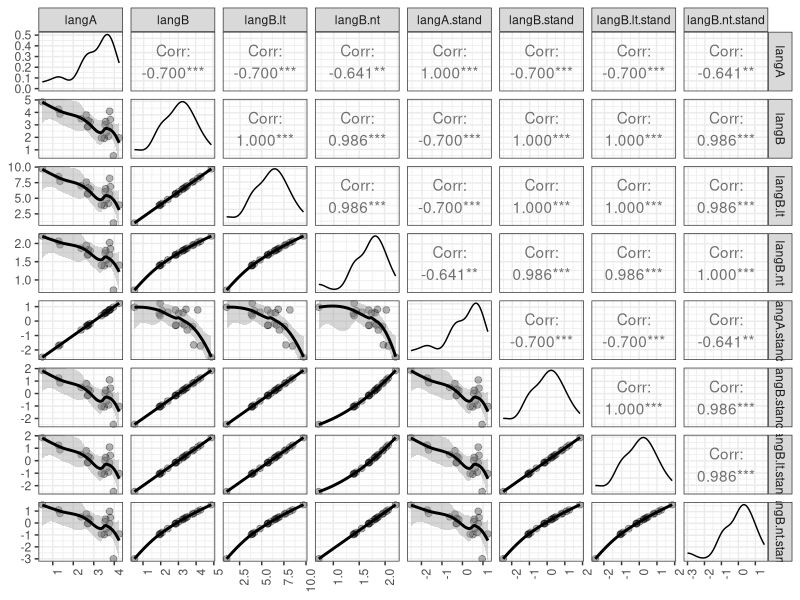
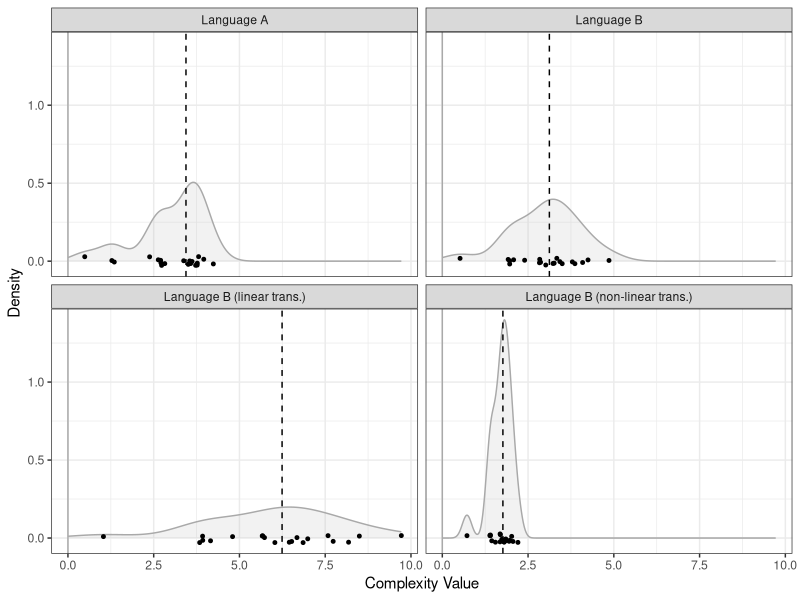
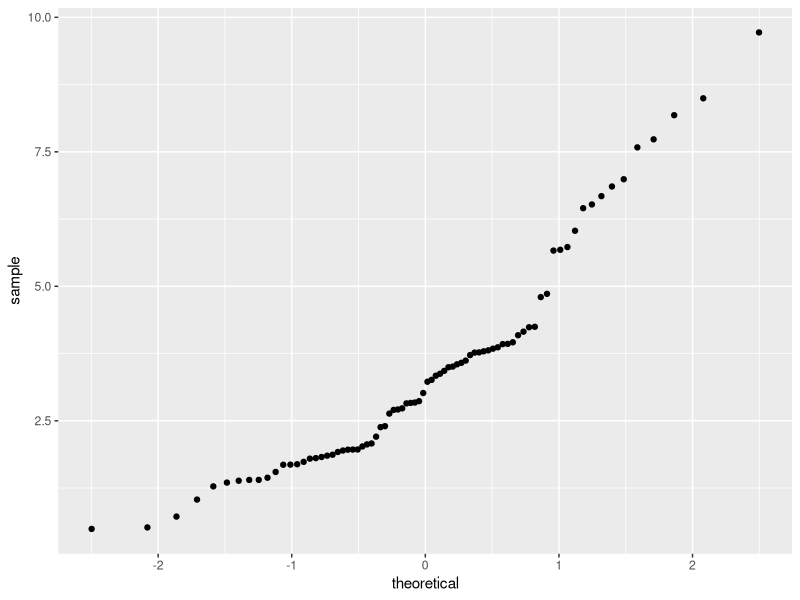

Write the R code that produced these figures, in order. (Note: this script raises an error after producing the figures.)
## ---- chunk 1
knitr::opts_chunk$set(echo = TRUE)
## ---- chunk 2
# R version
sessionInfo()$R.version$version.string
# platform
sessionInfo()$R.version$platform 
## ---- chunk 3
library(MASS)
library(ggplot2)
library(plyr)
library(GGally)
library(rstatix)
## ---- chunk 4
# version of packages loaded
installed.packages()[names(sessionInfo()$otherPkgs), "Version"]
## ---- chunk 5
# set the seed for random number generation in order to 
# get the same result when the code is re-run
set.seed(1)
# set parameters
n = 20 # number of datapoints
r = -0.7 # predefined correlation
a = 2 # constant for linear transformation
# generate the data
data <- mvrnorm(n = n, mu = c(3, 3), Sigma = matrix(c(1, r, r, 1), nrow = 2), 
                empirical = TRUE)
langA <- data[, 1]
langB <- data[, 2]
# apply linear transformation to language B measures
langB.lt <- langB*a
# apply non-linear transformation to language B measures
langB.nt <- sqrt(langB)
## ---- chunk 6
langA.stand <- scale(langA)
langB.stand <- scale(langB)
langB.lt.stand <- scale(langB.lt)
langB.nt.stand <- scale(langB.nt)
## ---- chunk 7
# short format
simulation.df.short <- data.frame(langA, langB, langB.lt, langB.nt, langA.stand, langB.stand, 
                                  langB.lt.stand, langB.nt.stand)
# long format
# non-standardized
value <- c(langA, langB, langB.lt, langB.nt)
measurement <- rep(c(1:n), times = 4)
language <- c(rep("Language A", times = n), 
              rep("Language B", times = n),
              rep("Language B (linear trans.)", times = n), 
              rep("Language B (non-linear trans.)", times = n)
              )
simulation.df.long <- data.frame(language, measurement, value)
head(simulation.df.long)
# standardized
value <- c(langA.stand, langB.stand, langB.lt.stand, langB.nt.stand)
measurement <- rep(c(1:n), times = 4)
language <- c(rep("Language A (standardized)", times = n), 
              rep("Language B (standardized)", times = n),
              rep("Language B (linear trans., standardized)", times = n),
              rep("Language B (non-linear trans., standardized)", times = n)
              )
simulation.df.long.stand <- data.frame(language, measurement, value)
head(simulation.df.long.stand)
## ---- chunk 8
simulation.scatterplot <- ggpairs(simulation.df.short, 
                        lower = list(continuous = wrap("smooth_loess", alpha = 0.3, 
                                                       lwd = 0.5, size = 2))) +
                        #upper = list(continuous = wrap('cor', method = "spearman"))) +
                        theme_bw() +
                        theme(axis.text.x = element_text(angle = 90, hjust = 1))
print(simulation.scatterplot)
## ---- chunk 9
# get mean values for each language
mu <- ddply(simulation.df.long, "language", summarise, grp.mean = mean(value, na.rm = T))
# get median values for each language
med <- ddply(simulation.df.long, "language", summarise, grp.median = median(value, na.rm = T))
# get standard deviation values for each language
sdev <- ddply(simulation.df.long, "language", summarise, grp.sd = sd(value, na.rm = T)) 
## ---- chunk 10
density.plot <- ggplot(simulation.df.long, aes(x = value)) +
 geom_density(alpha = .2, fill = "grey", color = "darkgrey") +
 geom_jitter(data = simulation.df.long, aes(x = value, y = 0), 
             size = 1, height = 0.03, width = 0) + # add some jitter to prevent overplotting
  geom_vline(aes(xintercept = 0), color = "darkgrey") +
  geom_vline(data = med, aes(xintercept = grp.median), linetype = "dashed") +
  facet_wrap(~ language) +
  #xlim(-3, 3) +
  labs(x = "Complexity Value", y = "Density") +
  theme_bw() +
  theme(legend.position = "none") 
print(density.plot)
## ---- chunk 11
#ggsave("Figures/Simulation/scatterplot.pdf", density.plot, dpi = 300, scale = 1, 
#       device = cairo_pdf)
## ---- chunk 12
ggplot(simulation.df.long, aes(sample = value)) + 
  stat_qq()
## ---- chunk 13
# we add some random noise here to the value vector with
# the function jitter(), since we otherwise get warnings due to ties in the data
p.values <- pairwise.wilcox.test(jitter(simulation.df.long$value), simulation.df.long$language, 
                     paired = F, p.adjust.method = "holm") 
p.values$p.value
## ---- chunk 14
# non-standardized
effect.sizes <- wilcox_effsize(simulation.df.long, value ~ language, paired = F)
# standardized
effect.sizes.stand <- wilcox_effsize(simulation.df.long.stand, value ~ language, paired = F)
#print(effect.sizes)
## ---- chunk 15
# non-standardized
effect.sizes.plot <- ggplot(as.data.frame(effect.sizes), aes(group1, group2)) +
  geom_tile(aes(fill = effsize), color = "white") +
  scale_fill_gradient2(low = "light blue", mid = "light grey", high = "red", 
                       midpoint = 0.5, limit = c(0,1)) +
  geom_text(aes(label = round(effsize, 2))) +
  labs(x = "", y = "") +
  theme_minimal() +
  theme(axis.text.x = element_text(angle = 90, hjust = 1))
effect.sizes.plot
## ---- chunk 16
effect.sizes.plot.stand <- ggplot(as.data.frame(effect.sizes.stand), aes(group1, group2)) +
  geom_tile(aes(fill = effsize), color = "white") +
  scale_fill_gradient2(low = "light blue", mid = "light grey", high = "red", 
                       midpoint = 0.5, limit = c(0,1)) +
  geom_text(aes(label = round(effsize, 2))) +
  labs(x = "", y = "") +
  theme_minimal() +
  theme(axis.text.x = element_text(angle = 90, hjust = 1))
effect.sizes.plot.stand
